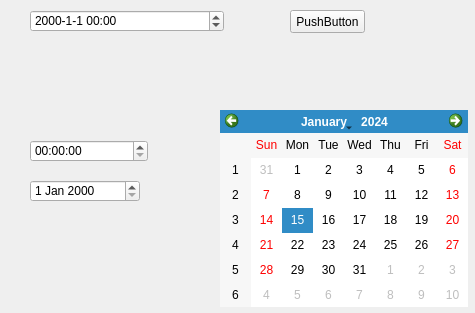
<?xml version="1.0" encoding="UTF-8"?>
<ui version="4.0">
 <class>Widget</class>
 <widget class="QWidget" name="Widget">
  <property name="geometry">
   <rect>
    <x>0</x>
    <y>0</y>
    <width>475</width>
    <height>313</height>
   </rect>
  </property>
  <property name="windowTitle">
   <string>Widget</string>
  </property>
  <widget class="QTimeEdit" name="timeEdit">
   <property name="geometry">
    <rect>
     <x>30</x>
     <y>140</y>
     <width>118</width>
     <height>22</height>
    </rect>
   </property>
  </widget>
  <widget class="QDateEdit" name="dateEdit">
   <property name="geometry">
    <rect>
     <x>30</x>
     <y>180</y>
     <width>110</width>
     <height>22</height>
    </rect>
   </property>
  </widget>
  <widget class="QDateTimeEdit" name="dateTimeEdit">
   <property name="geometry">
    <rect>
     <x>30</x>
     <y>10</y>
     <width>194</width>
     <height>22</height>
    </rect>
   </property>
   <property name="currentSection">
    <enum>QDateTimeEdit::DaySection</enum>
   </property>
   <property name="displayFormat">
    <string>yyyy-M-d HH:mm</string>
   </property>
  </widget>
  <widget class="QCalendarWidget" name="calendarWidget">
   <property name="geometry">
    <rect>
     <x>220</x>
     <y>110</y>
     <width>248</width>
     <height>197</height>
    </rect>
   </property>
   <property name="minimumDate">
    <date>
     <year>1753</year>
     <month>9</month>
     <day>14</day>
    </date>
   </property>
   <property name="firstDayOfWeek">
    <enum>Qt::Sunday</enum>
   </property>
   <property name="gridVisible">
    <bool>false</bool>
   </property>
   <property name="navigationBarVisible">
    <bool>true</bool>
   </property>
   <property name="dateEditEnabled">
    <bool>true</bool>
   </property>
  </widget>
  <widget class="QPushButton" name="pushButton">
   <property name="geometry">
    <rect>
     <x>290</x>
     <y>10</y>
     <width>75</width>
     <height>23</height>
    </rect>
   </property>
   <property name="text">
    <string>PushButton</string>
   </property>
  </widget>
 </widget>
 <layoutdefault spacing="6" margin="11"/>
 <resources/>
 <connections/>
</ui>
